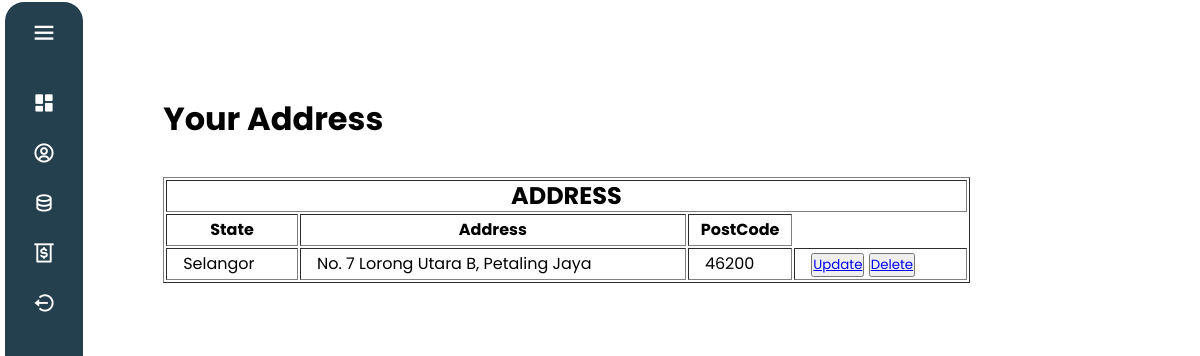
Page /PHP/GU_ManageAddress.php (signed in) on the committed database.
### tables this page shows
CREATE TABLE `Customer`(
    `Cust_ID` INT AUTO_INCREMENT,
    `Cust_Name` VARCHAR(100),
    `Cust_Password` VARCHAR(10),
    `Cust_Email` VARCHAR(50),
    `Cust_PhoneNum` VARCHAR(12),
    `Cust_Address` VARCHAR(100),
    `Cust_Poscode` VARCHAR(6),
    `Cust_State` VARCHAR(50),
    PRIMARY KEY (`Cust_ID`)
);

### PHP/GU_ManageAddress.php (the view, shortened to what this page needs)
<?php
    include_once 'C:\xampp\htdocs\Foody\Database\db.php';
?>
<!DOCTYPE html>
<html lang="en">
<head>
    <link rel="stylesheet" href="CSS/address.css"/>
</head>
<body>
    <?php include "./GU_Navigationbar.php" ?>
    <div class="bar">
        <h1><i class="fa-solid fa-chart-line"></i>Your Address</h1>
    </div>
    <?php
                $query = "SELECT * FROM customer WHERE Cust_ID = '{$_SESSION["Cust_login"]}' ";
                        $result = mysqli_query($con, $query);
            ?>
                        <table border="1px" style="width: 70%; line-height:30px;">
                            <tr>
                                <th colspan=6><h2>ADDRESS</h2></th>
                            </tr>
                            <t>
                                <th>State </th>
                                <th>Address</th>
                                <th>PostCode</th>
                            </t>
                            <?php
                                if ($result->num_rows > 0) {
                                    while($row = $result->fetch_assoc()) {
                                        $ID = $row['Cust_ID'];
                                        $state = $row['Cust_State'];
                                        $address = $row['Cust_Address'];
                                        $postcode = $row['Cust_Poscode'];
                                        echo
                                        '<tr>
                                            <td style="padding: 0 1rem">'.$state.'</td>
                                            <td style="padding: 0 1rem">'.$address.'</td>
                                            <td style="padding: 0 1rem">'.$postcode.'</td>
                                            <td style="padding: 0 1rem">
                                                <button><a href= "GU_UpdateAddress.php?viewid='.$ID.'">Update</a></button>
                                                <button><a href= "GU_DeleteAddress.php?deleteid='.$ID.'">Delete</a></button>
                                            </td>
                                        </tr>';
                                    }
                                }
                            ?>
                        </table><br><br>
</body>
</html>

### PHP/CSS/address.css (style rules this page uses)
html { overflow-y: scroll; overflow-x:hidden; }
body { margin-left: 10%; margin-top: 3%; font-family: 'Poppins', sans-serif; }
h1 { margin-left: 10%; margin-top: 3%; }
table { margin-left: 10%; margin-top: 3%; }

### PHP/CSS/NavigationBar.css (style rules this page uses)
* { margin:0; padding:0; box-sizing: border-box; font-family: 'Poppins',sans-serif; }
body { position: relative; min-height: 100vh; width: 100%; overflow: hidden; }

### PHP/GU_ManageAddress.php (style rules this page uses)
body { margin-left: 2%; padding: 2%; }

### rows in the picture
customer: Cust_State "Selangor", Cust_Address "No. 7 Lorong Utara B, Petaling Jaya", Cust_Poscode "46200"
